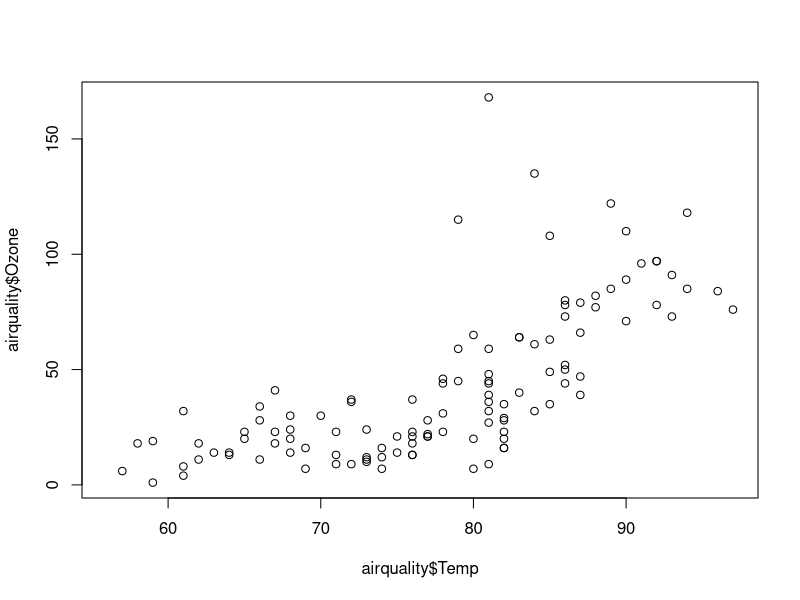

Here is the R script that generated this plot:
## ---- chunk 1
  plot(x = airquality$Temp, y = airquality$Ozone)
